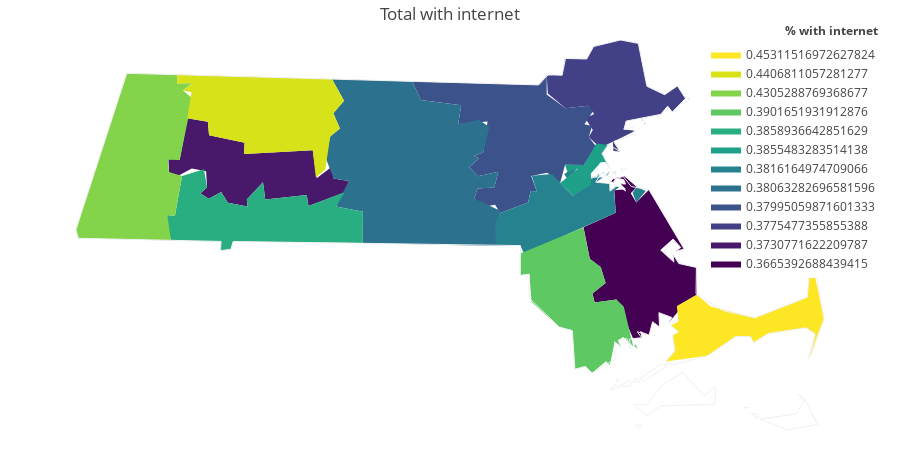

This figure's notebook cell:
### Markdown cell above
## Examples of how to plot the data

### Code cell
fig = ff.create_choropleth(fips=new_df.index, 
                           scope=['Massachusetts'],
                           values=new_df.w_internet_sub_or_no, 
                           title='Total with internet', 
                           legend_title='% with internet')
fig.layout.template = None
fig.show()

### Figure 1 — Plotly figure (JSON) as saved in the notebook; plotly's stock layout.template omitted (floating-point values rounded to 4 significant figures; data arrays with more than 128 entries replaced by an {"elided": "..."} marker saying what was removed)
{"data": [{"fill": "toself", "fillcolor": "rgb(68, 1, 84)", "hoverinfo": "none", "line": {"color": "rgb(0, 0, 0)", "width": 0}, "mode": "lines", "name": "0.3665392688439415", "type": "scatter", "x": [-70.88, -70.88, -70.87, -70.88, -70.88, null, -70.89, -70.89, -70.88, -70.89, -70.89, null, -70.89, -70.89, -70.89, -70.89, -70.89, null, -70.9, -70.9, -70.9, -70.9, -70.9, null, -70.9, -70.9, -70.89, -70.9, -70.9, null, -70.95, -70.94, -70.93, -70.94, -70.95, null, -71.08, -70.92, -70.93, -70.88, -70.9, -70.88, -70.89, -70.92, -70.88, -70.82, -70.85, -70.83, -70.77, -70.6, -70.64, -70.61, -70.65, -70.71, -70.65, -70.65, -70.62, -70.54, -70.54, -70.63, -70.62, -70.67, -70.66, -70.72, -70.72, -70.75, -70.77, -70.81, -70.8, -70.84, -70.92, -71.03, -71.04, -70.97, -71.0, -71.05, -71.08, null], "y": [42.34, 42.34, 42.34, 42.34, 42.34, null, 42.34, 42.34, 42.34, 42.34, 42.34, null, 42.33, 42.33, 42.33, 42.33, 42.33, null, 42.34, 42.34, 42.34, 42.34, 42.34, null, 42.33, 42.33, 42.33, 42.33, 42.33, null, 42.29, 42.3, 42.3, 42.28, 42.29, null, 42.1, 42.16, 42.25, 42.26, 42.28, 42.28, 42.3, 42.31, 42.31, 42.27, 42.24, 42.2, 42.25, 42.0, 41.99, 42.01, 42.05, 42.0, 41.95, 41.98, 41.94, 41.93, 41.81, 41.76, 41.75, 41.69, 41.72, 41.74, 41.68, 41.7, 41.64, 41.66, 41.63, 41.63, 41.79, 41.78, 41.82, 41.86, 41.93, 41.96, 42.1, null]}, {"fill": "toself", "fillcolor": "rgb(72, 24, 106)", "hoverinfo": "none", "line": {"color": "rgb(0, 0, 0)", "width": 0}, "mode": "lines", "name": "0.3730771622209787", "type": "scatter", "x": [-73.07, -73.01, -72.98, -72.88, -72.87, -72.7, -72.7, -72.38, -72.36, -72.28, -72.27, -72.2, -72.21, -72.4, -72.4, -72.6, -72.61, -72.69, -72.69, -72.78, -72.81, -72.87, -72.91, -72.88, -72.89, -72.95, -73.03, -73.06, -73.07, null], "y": [42.39, 42.38, 42.56, 42.54, 42.48, 42.45, 42.41, 42.42, 42.3, 42.35, 42.3, 42.29, 42.25, 42.19, 42.23, 42.21, 42.29, 42.21, 42.18, 42.2, 42.25, 42.22, 42.24, 42.27, 42.33, 42.34, 42.31, 42.33, 42.39, null]}, {"fill": "toself", "fillcolor": "rgb(66, 64, 134)", "hoverinfo": "none", "line": {"color": "rgb(0, 0, 0)", "width": 0}, "mode": "lines", "name": "0.3775477355855388", "type": "scatter", "x": [-70.58, -70.58, -70.57, -70.58, -70.58, null, -70.59, -70.59, -70.59, -70.59, -70.59, null, -70.59, -70.59, -70.59, -70.59, -70.59, null, -70.72, -70.72, -70.72, -70.72, -70.72, null, -70.78, -70.78, -70.78, -70.78, -70.78, null, -70.79, -70.79, -70.78, -70.79, -70.79, null, -70.8, -70.8, -70.79, -70.8, -70.8, null, -70.82, -70.81, -70.81, -70.81, -70.82, null, -70.84, -70.83, -70.83, -70.84, -70.84, null, -71.25, -71.26, -71.18, -71.17, -71.06, -71.03, -70.9, -70.82, -70.78, -70.69, -70.63, -70.59, -70.65, -70.68, -70.71, -70.88, -70.89, -70.83, -70.93, -70.91, -70.94, -70.94, -71.0, -71.05, -71.03, -71.07, -71.03, -71.06, -71.16, -71.25, null], "y": [42.64, 42.64, 42.64, 42.63, 42.64, null, 42.63, 42.63, 42.63, 42.63, 42.63, null, 42.66, 42.66, 42.66, 42.66, 42.66, null, 42.57, 42.57, 42.57, 42.57, 42.57, null, 42.55, 42.55, 42.55, 42.55, 42.55, null, 42.53, 42.54, 42.53, 42.53, 42.53, null, 42.55, 42.55, 42.55, 42.55, 42.55, null, 42.51, 42.51, 42.51, 42.51, 42.51, null, 42.48, 42.49, 42.48, 42.48, 42.48, null, 42.66, 42.74, 42.74, 42.81, 42.81, 42.86, 42.89, 42.87, 42.69, 42.66, 42.69, 42.64, 42.58, 42.61, 42.57, 42.54, 42.51, 42.5, 42.46, 42.42, 42.42, 42.46, 42.43, 42.48, 42.51, 42.56, 42.57, 42.61, 42.6, 42.66, null]}, {"fill": "toself", "fillcolor": "rgb(59, 82, 139)", "hoverinfo": "none", "line": {"color": "rgb(0, 0, 0)", "width": 0}, "mode": "lines", "name": "0.37995059871601333", "type": "scatter", "x": [-71.9, -71.29, -71.26, -71.26, -71.16, -71.06, -71.03, -71.08, -71.04, -71.05, -71.02, -71.08, -71.17, -71.19, -71.25, -71.33, -71.3, -71.33, -71.34, -71.48, -71.5, -71.56, -71.6, -71.59, -71.51, -71.49, -71.59, -71.63, -71.58, -71.6, -71.56, -71.54, -71.68, -71.66, -71.86, -71.9, null], "y": [42.71, 42.7, 42.74, 42.66, 42.6, 42.61, 42.59, 42.53, 42.52, 42.48, 42.44, 42.36, 42.36, 42.28, 42.33, 42.31, 42.25, 42.25, 42.2, 42.16, 42.19, 42.18, 42.22, 42.26, 42.26, 42.33, 42.31, 42.35, 42.39, 42.4, 42.41, 42.54, 42.53, 42.61, 42.63, 42.71, null]}, {"fill": "toself", "fillcolor": "rgb(44, 114, 142)", "hoverinfo": "none", "line": {"color": "rgb(0, 0, 0)", "width": 0}, "mode": "lines", "name": "0.38063282696581596", "type": "scatter", "x": [-72.32, -72.29, -72.24, -72.28, -72.23, -72.28, -71.9, -71.86, -71.66, -71.68, -71.58, -71.53, -71.56, -71.6, -71.58, -71.63, -71.59, -71.49, -71.51, -71.59, -71.6, -71.48, -71.5, -72.14, -72.14, -72.26, -72.2, -72.27, -72.32, null], "y": [42.39, 42.48, 42.51, 42.58, 42.63, 42.72, 42.71, 42.63, 42.61, 42.53, 42.55, 42.52, 42.41, 42.4, 42.39, 42.35, 42.31, 42.33, 42.26, 42.26, 42.22, 42.17, 42.02, 42.03, 42.16, 42.18, 42.29, 42.3, 42.39, null]}, {"fill": "toself", "fillcolor": "rgb(38, 130, 142)", "hoverinfo": "none", "line": {"color": "rgb(0, 0, 0)", "width": 0}, "mode": "lines", "name": "0.3816164974709066", "type": "scatter", "x": [-70.84, -70.82, -70.78, -70.83, -70.84, null, -71.17, -71.13, -71.11, -71.15, -71.17, null, -71.5, -71.48, -71.34, -71.33, -71.3, -71.33, -71.23, -71.13, -71.04, -70.99, -71.02, -70.95, -70.95, -70.93, -70.91, -70.93, -70.92, -71.36, -71.38, -71.5, -71.5, null], "y": [42.24, 42.27, 42.25, 42.2, 42.24, null, 42.32, 42.35, 42.35, 42.29, 42.32, null, 42.11, 42.16, 42.2, 42.25, 42.25, 42.31, 42.32, 42.23, 42.31, 42.31, 42.29, 42.28, 42.25, 42.27, 42.26, 42.25, 42.16, 41.99, 42.02, 42.02, 42.11, null]}, {"fill": "toself", "fillcolor": "rgb(31, 160, 136)", "hoverinfo": "none", "line": {"color": "rgb(0, 0, 0)", "width": 0}, "mode": "lines", "name": "0.3855483283514138", "type": "scatter", "x": [-70.93, -70.93, -70.93, -70.93, -70.93, null, -70.93, -70.93, -70.92, -70.93, -70.93, null, -70.94, -70.94, -70.93, -70.94, -70.94, null, -70.96, -70.95, -70.95, -70.95, -70.96, null, -70.98, -70.96, -70.95, -70.97, -70.98, null, -70.99, -70.98, -70.99, -70.99, -70.99, null, -71.02, -71.01, -71.0, -71.01, -71.02, null, -71.19, -71.11, -71.16, -71.17, -71.08, -71.02, -70.96, -70.99, -70.95, -70.97, -71.0, -71.04, -71.04, -71.13, -71.19, null], "y": [42.32, 42.32, 42.32, 42.32, 42.32, null, 42.33, 42.33, 42.33, 42.33, 42.33, null, 42.33, 42.33, 42.33, 42.32, 42.33, null, 42.31, 42.31, 42.31, 42.31, 42.31, null, 42.31, 42.33, 42.33, 42.31, 42.31, null, 42.33, 42.33, 42.32, 42.33, 42.33, null, 42.31, 42.32, 42.32, 42.31, 42.31, null, 42.28, 42.34, 42.33, 42.36, 42.36, 42.45, 42.44, 42.41, 42.34, 42.37, 42.37, 42.32, 42.28, 42.23, 42.28, null]}, {"fill": "toself", "fillcolor": "rgb(40, 174, 128)", "hoverinfo": "none", "line": {"color": "rgb(0, 0, 0)", "width": 0}, "mode": "lines", "name": "0.3858936642851629", "type": "scatter", "x": [-73.07, -73.07, -73.03, -73.0, -72.9, -72.88, -72.91, -72.87, -72.81, -72.78, -72.69, -72.69, -72.61, -72.6, -72.4, -72.4, -72.22, -72.26, -72.14, -72.14, -72.76, -72.77, -72.82, -72.81, -73.05, -73.07, null], "y": [42.11, 42.15, 42.14, 42.31, 42.34, 42.27, 42.24, 42.22, 42.25, 42.2, 42.18, 42.21, 42.29, 42.21, 42.23, 42.19, 42.25, 42.18, 42.16, 42.03, 42.04, 42.0, 42.0, 42.04, 42.04, 42.11, null]}, {"fill": "toself", "fillcolor": "rgb(94, 201, 98)", "hoverinfo": "none", "line": {"color": "rgb(0, 0, 0)", "width": 0}, "mode": "lines", "name": "0.3901651931912876", "type": "scatter", "x": [-70.84, -70.82, -70.82, -70.84, -70.84, null, -71.38, -71.38, -71.08, -71.05, -71.0, -70.97, -71.04, -71.03, -70.92, -70.89, -70.84, -70.89, -70.91, -70.9, -70.93, -70.95, -70.97, -71.04, -71.07, -71.12, -71.13, -71.2, -71.33, -71.34, -71.38, null], "y": [41.6, 41.6, 41.58, 41.6, 41.6, null, 41.89, 41.99, 42.1, 41.96, 41.93, 41.86, 41.82, 41.78, 41.79, 41.76, 41.59, 41.63, 41.62, 41.59, 41.61, 41.52, 41.53, 41.48, 41.51, 41.5, 41.66, 41.68, 41.78, 41.9, 41.89, null]}, {"fill": "toself", "fillcolor": "rgb(132, 212, 75)", "hoverinfo": "none", "line": {"color": "rgb(0, 0, 0)", "width": 0}, "mode": "lines", "name": "0.4305288769368677", "type": "scatter", "x": [-73.51, -73.26, -73.02, -73.02, -72.95, -73.0, -72.95, -73.01, -73.07, -73.06, -73.0, -73.03, -73.07, -73.05, -73.5, -73.51, null], "y": [42.09, 42.75, 42.74, 42.7, 42.71, 42.67, 42.64, 42.38, 42.38, 42.33, 42.31, 42.14, 42.15, 42.04, 42.05, 42.09, null]}, {"fill": "toself", "fillcolor": "rgb(216, 226, 25)", "hoverinfo": "none", "line": {"color": "rgb(0, 0, 0)", "width": 0}, "mode": "lines", "name": "0.4406811057281277", "type": "scatter", "x": [-73.02, -72.28, -72.23, -72.28, -72.24, -72.29, -72.31, -72.36, -72.38, -72.7, -72.7, -72.87, -72.88, -72.98, -72.96, -73.0, -72.95, -73.02, -73.02, null], "y": [42.74, 42.72, 42.63, 42.58, 42.51, 42.48, 42.34, 42.31, 42.42, 42.41, 42.45, 42.48, 42.54, 42.56, 42.67, 42.67, 42.7, 42.7, 42.74, null]}, {"fill": "toself", "fillcolor": "rgb(253, 231, 37)", "hoverinfo": "none", "line": {"color": "rgb(0, 0, 0)", "width": 0}, "mode": "lines", "name": "0.45311516972627824", "type": "scatter", "x": [-70.69, -70.64, -70.65, -70.62, -70.66, -70.63, -70.63, -70.54, -70.47, -70.26, -70.01, -70.0, -70.04, -70.07, -70.1, -70.16, -70.19, -70.24, -70.08, -69.99, -69.93, -70.0, -69.97, -70.01, -70.2, -70.27, -70.28, -70.35, -70.49, -70.69, null], "y": [41.53, 41.58, 41.64, 41.66, 41.68, 41.7, 41.76, 41.81, 41.76, 41.71, 41.8, 41.89, 41.93, 41.88, 42.03, 42.06, 42.02, 42.07, 42.05, 41.95, 41.71, 41.54, 41.65, 41.67, 41.65, 41.61, 41.64, 41.63, 41.55, 41.53, null]}, {"hoverinfo": "text", "legendgroup": "centroids", "marker": {"color": "white", "opacity": 0}, "mode": "markers", "name": "US Counties", "selected": {"marker": {"color": "white", "opacity": 1, "size": 3}}, "showlegend": false, "text": ["County: Essex<br>State: Massachusetts<br>FIPS: 25009<br>Value: 0.3775477355855388", "County: Essex<br>State: Massachusetts<br>FIPS: 25009<br>Value: 0.3775477355855388", "County: Essex<br>State: Massachusetts<br>FIPS: 25009<br>Value: 0.3775477355855388", "County: Essex<br>State: Massachusetts<br>FIPS: 25009<br>Value: 0.3775477355855388", "County: Essex<br>State: Massachusetts<br>FIPS: 25009<br>Value: 0.3775477355855388", "County: Essex<br>State: Massachusetts<br>FIPS: 25009<br>Value: 0.3775477355855388", "County: Essex<br>State: Massachusetts<br>FIPS: 25009<br>Value: 0.3775477355855388", "County: Essex<br>State: Massachusetts<br>FIPS: 25009<br>Value: 0.3775477355855388", "County: Essex<br>State: Massachusetts<br>FIPS: 25009<br>Value: 0.3775477355855388", "County: Essex<br>State: Massachusetts<br>FIPS: 25009<br>Value: 0.3775477355855388", "County: Bristol<br>State: Massachusetts<br>FIPS: 25005<br>Value: 0.3901651931912876", "County: Bristol<br>State: Massachusetts<br>FIPS: 25005<br>Value: 0.3901651931912876", "County: Suffolk<br>State: Massachusetts<br>FIPS: 25025<br>Value: 0.3855483283514138", "County: Suffolk<br>State: Massachusetts<br>FIPS: 25025<br>Value: 0.3855483283514138", "County: Suffolk<br>State: Massachusetts<br>FIPS: 25025<br>Value: 0.3855483283514138", "County: Suffolk<br>State: Massachusetts<br>FIPS: 25025<br>Value: 0.3855483283514138", "County: Suffolk<br>State: Massachusetts<br>FIPS: 25025<br>Value: 0.3855483283514138", "County: Suffolk<br>State: Massachusetts<br>FIPS: 25025<br>Value: 0.3855483283514138", "County: Suffolk<br>State: Massachusetts<br>FIPS: 25025<br>Value: 0.3855483283514138", "County: Suffolk<br>State: Massachusetts<br>FIPS: 25025<br>Value: 0.3855483283514138", "County: Norfolk<br>State: Massachusetts<br>FIPS: 25021<br>Value: 0.3816164974709066", "County: Norfolk<br>State: Massachusetts<br>FIPS: 25021<br>Value: 0.3816164974709066", "County: Norfolk<br>State: Massachusetts<br>FIPS: 25021<br>Value: 0.3816164974709066", "County: Plymouth<br>State: Massachusetts<br>FIPS: 25023<br>Value: 0.3665392688439415", "County: Plymouth<br>State: Massachusetts<br>FIPS: 25023<br>Value: 0.3665392688439415", "County: Plymouth<br>State: Massachusetts<br>FIPS: 25023<br>Value: 0.3665392688439415", "County: Plymouth<br>State: Massachusetts<br>FIPS: 25023<br>Value: 0.3665392688439415", "County: Plymouth<br>State: Massachusetts<br>FIPS: 25023<br>Value: 0.3665392688439415", "County: Plymouth<br>State: Massachusetts<br>FIPS: 25023<br>Value: 0.3665392688439415", "County: Plymouth<br>State: Massachusetts<br>FIPS: 25023<br>Value: 0.3665392688439415", "County: Barnstable<br>State: Massachusetts<br>FIPS: 25001<br>Value: 0.45311516972627824", "County: Berkshire<br>State: Massachusetts<br>FIPS: 25003<br>Value: 0.4305288769368677", "County: Middlesex<br>State: Massachusetts<br>FIPS: 25017<br>Value: 0.37995059871601333", "County: Hampden<br>State: Massachusetts<br>FIPS: 25013<br>Value: 0.3858936642851629", "County: Franklin<br>State: Massachusetts<br>FIPS: 25011<br>Value: 0.4406811057281277", "County: Worcester<br>State: Massachusetts<br>FIPS: 25027<br>Value: 0.38063282696581596", "County: Hampshire<br>State: Massachusetts<br>FIPS: 25015<br>Value: 0.3730771622209787"], "type": "scatter", "unselected": {"marker": {"opacity": 0}}, "x": [[-70.58], [-70.59], [-70.59], [-70.72], [-70.78], [-70.79], [-70.8], [-70.81], [-70.83], [-70.95], [-70.83], [-71.11], [-70.93], [-70.93], [-70.94], [-70.95], [-70.96], [-70.99], [-71.01], [-71.07], [-70.82], [-71.14], [-71.22], [-70.88], [-70.89], [-70.89], [-70.9], [-70.9], [-70.94], [-70.81], -70.29, -73.21, -71.39, -72.63, -72.59, -71.91, -72.66], "y": [[42.64], [42.63], [42.66], [42.57], [42.55], [42.53], [42.55], [42.51], [42.48], [42.67], [41.59], [41.8], [42.32], [42.33], [42.33], [42.31], [42.32], [42.32], [42.31], [42.33], [42.24], [42.32], [42.16], [42.34], [42.34], [42.33], [42.34], [42.33], [42.29], [41.95], 41.72, 42.37, 42.49, 42.14, 42.58, 42.35, 42.34]}, {"hoverinfo": "text", "legendgroup": "States", "line": {"color": "rgb(240, 240, 240)", "width": 1}, "mode": "lines", "showlegend": false, "type": "scatter", "x": {"elided": "314 float values"}, "y": {"elided": "314 float values"}}], "layout": {"annotations": [{"showarrow": false, "text": "<b>% with internet</b>", "x": 1, "xanchor": "right", "xref": "paper", "y": 1.05, "yref": "paper"}], "dragmode": "select", "height": 450, "hovermode": "closest", "legend": {"traceorder": "reversed", "x": 1, "xanchor": "right", "y": 1, "yanchor": "top"}, "margin": {"b": 20, "l": 20, "r": 20, "t": 40}, "title": {"text": "Total with internet"}, "width": 900, "xaxis": {"autorange": false, "fixedrange": true, "range": [-73.78, -69.66], "showgrid": false, "showticklabels": false, "zeroline": false}, "yaxis": {"autorange": false, "fixedrange": true, "range": [41.24, 42.89], "showgrid": false, "showticklabels": false, "zeroline": false}}}
